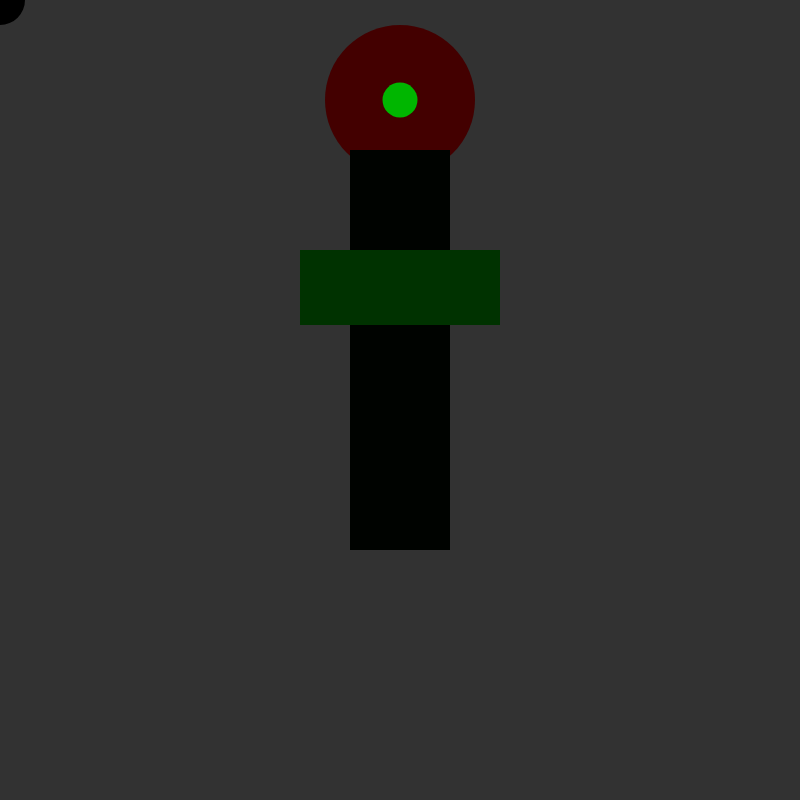
Frame 1 (no input)
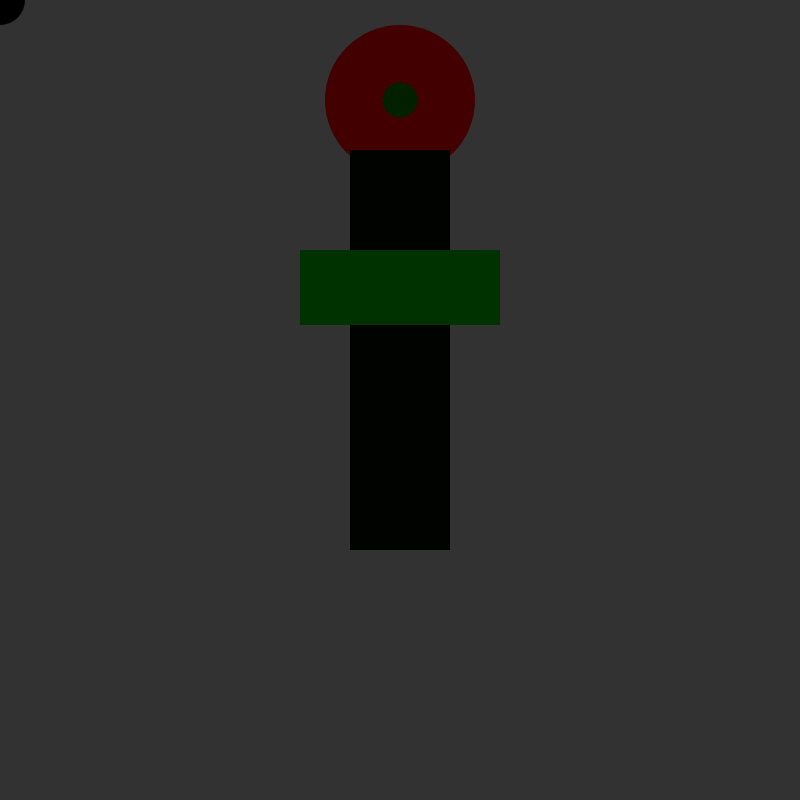
Frame 60 (no input)
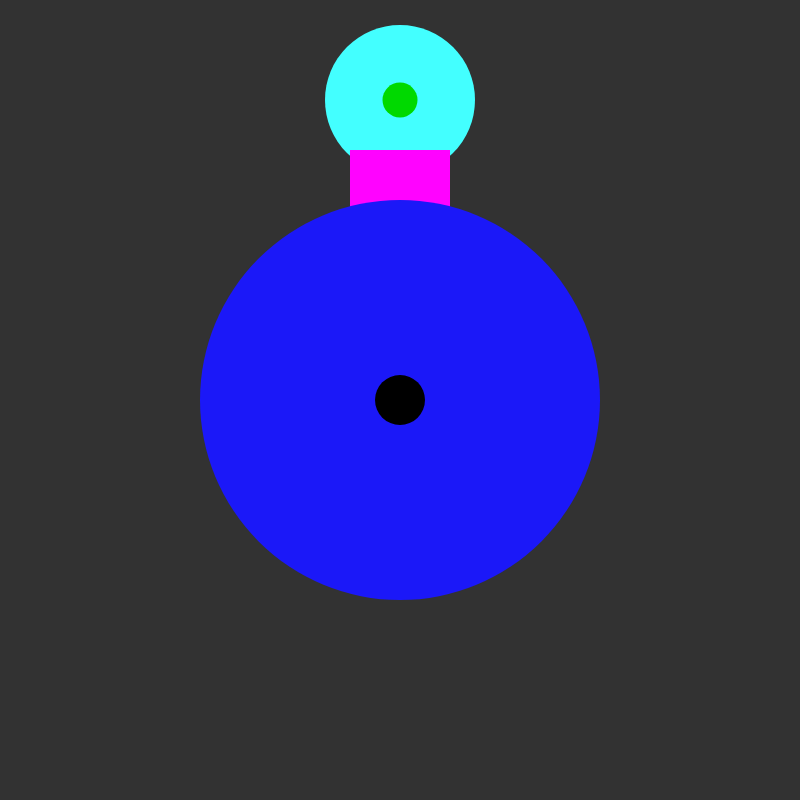
Frame 120 (the mouse pressed at the canvas centre since frame 60)

The p5.js sketch that drew these frames (run headless with seeded random() and noise() and a simulated clock; from frame 60 on, the mouse is pressed at the canvas centre):

// p5.js sketch
// ── sketch.js
function setup() {
  createCanvas(800, 800);
  
}

function draw() {
  background(50);
  // head 
  noStroke(); 
  fill(67, mouseY, mouseY); 
  ellipse(width / 2, 100, 150, 150);
  //eye
  noStroke();
  fill(0, random(1, 255), 0);
  ellipse(width / 2, 100, 35, 35);
  //body
  fill( mouseX, 3, mouseX);
  rect(width / 2 - 50, 150, 100, 400);
  //arms
  fill(mouseX, 50, mouseY);
  rect(width / 2 - 100, height / 2 - 150, 200, 75);
  fill(random (1, 255), random (1, 255), random(1, 255)); 
  ellipse(mouseX, mouseY, mouseY, mouseX);
  fill(0);
  ellipse(mouseX, mouseY, 50, 50);
}
function windowResized() {
  resizeCanvas(windowWidth,windowHeight);
}
  
